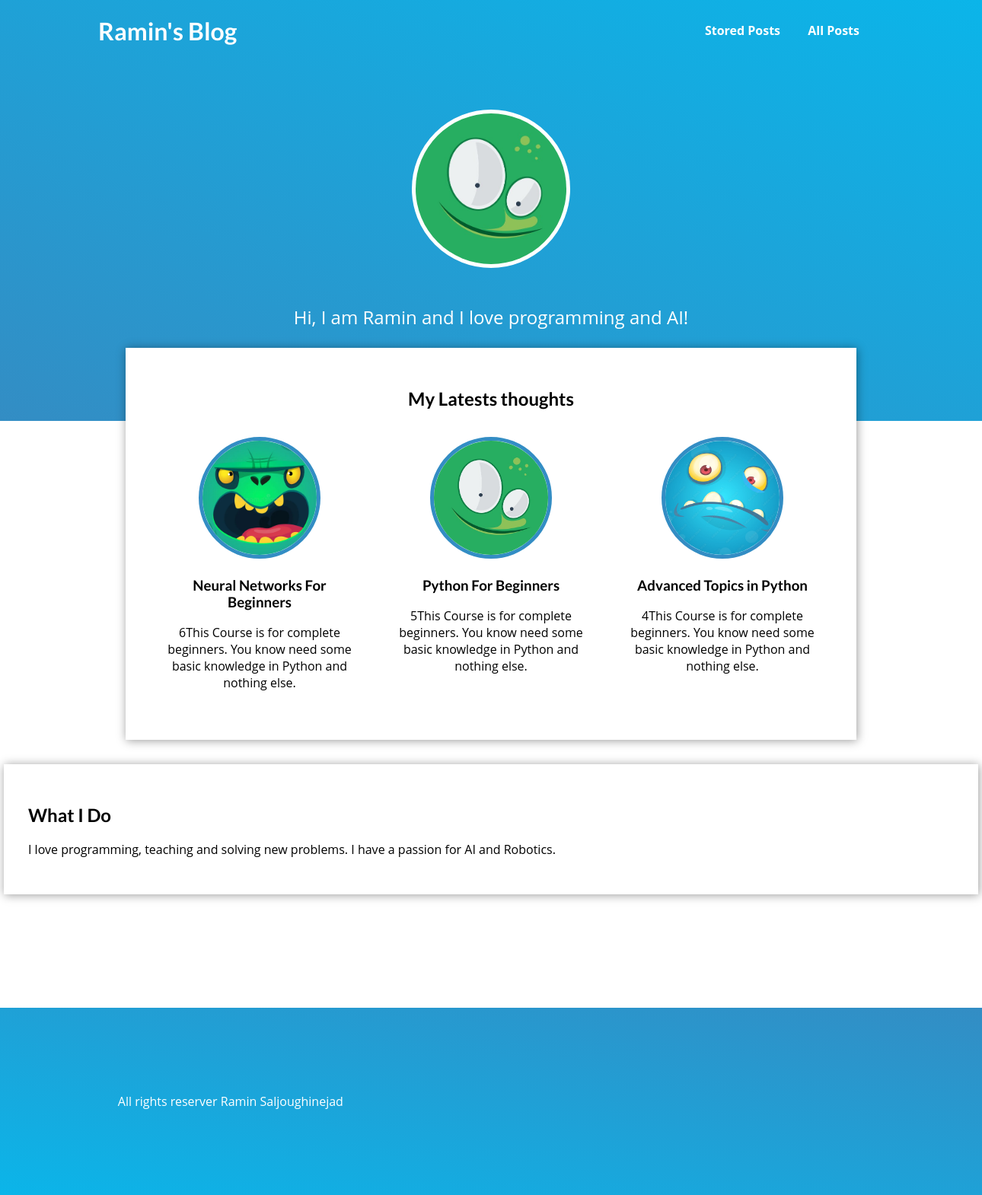
The page / on the database its author committed.
### blog/models.py (models this page shows, shortened)
class Post(models.Model):
    title = models.CharField(max_length=200, null=False)
    slug = models.SlugField(unique=True, db_index=True)
    date = models.DateField(auto_now=True)
    image = models.ImageField(upload_to='posts', null=True)
    excerpt = models.CharField(max_length=300)
    content = models.TextField(validators=[MinLengthValidator(10)])
    author = models.ForeignKey(Author, null=True, on_delete=models.SET_NULL, related_name='posts')
    tags = models.ManyToManyField(Tag)
    class Meta:
        verbose_name_plural = 'All Posts'

### blog/views.py (the view)
# urls.py: path('', views.IndexView.as_view(), name='blog-starting-page'),
class IndexView(ListView):
    model = Post
    template_name = "blog/index.html"
    context_object_name = "posts"
    queryset = Post.objects.all().order_by('-date')[:3]

### blog/templates/blog/index.html (shortened to what this page needs)
{% extends "base.html" %}
{% load static %}
{% block css_files %}
    <link rel="stylesheet" href="{% static "blog/index.css" %}">
{% endblock %}
{% block content %}
<section id="welcome">
    <header>
        <img src="{% static "blog/images/avatar.jpg" %}" alt="Ramin - The Author Of This Blog">
    </header>
    <p>Hi, I am Ramin and I love programming and AI!</p>
</section>
<section id="latest-posts">
    <h2>My Latests thoughts</h2>
    <ul>
        {% for post in posts %}
            {% include "blog/includes/post.html" %}
        {% endfor %}
    </ul>
</section>
<section id='about'>
    <h2>What I Do</h2>
    <p>I love programming, teaching and solving new problems.
        I have a passion for AI and Robotics.</p>
</section>
<section id='footer'>
    <p>All rights reserver Ramin Saljoughinejad</p>
</section>
{% endblock %}

### blog/templates/blog/includes/post.html
{% load static %}
<li>
    <article class='post'>
        <a href="{% url "blog-post-detail" post.slug %}">
            <img src="{{ post.image.url }}" alt="{{ post.title }}">
            <div class="post__content">
                <h3>{{ post.title }}</h3>
                <p>{{ post.excerpt }}</p>
            </div>
        </a>
    </article>
</li>

### blog/static/blog/index.css (style rules this page uses)
#welcome { background: linear-gradient(to right top, #338dc4, #0bb5e9); padding: 6rem 12%; text-align: center; }
#welcome header { display: flex; align-items:flex-start; margin:3rem auto; }
#welcome header img { border-radius: 50%; background-color:white; width: 13rem; height:13rem; object-fit: cover; object-position: top; border: 5px solid white; margin-right: auto; margin-left: auto; }
#welcome p { color:white; font-size:1.5rem; }
#latest-posts { width:60rem; background-color:white; padding:2rem; margin:-6rem auto 2rem auto; box-shadow: 1px 1px 12px rgba(0,0,0,0.4); text-align: center; }
.post a { text-decoration: none; color:black; }
#latest-posts h2 { text-align: center; }
.post img { width:10rem; height:10rem; border-radius: 50%; border:5px solid #338dc4; }
#latest-posts ul { list-style: none; margin:0; padding:0; display: flex; gap:1rem; }
#latest-posts li { flex:1; padding:1rem; border-radius: 12px; }
#about { width:80rem; background-color:white; padding:2rem; margin:auto; box-shadow: 1px 1px 12px rgba(0,0,0,0.4); }
#footer { width:100%; background: linear-gradient(to right top, #0bb5e9, #338dc4); padding: 6rem 12%; text-align: center; bottom:0; display: flex; text-align: center; align-items: center; justify-content: space-between; margin-top:9.3rem; }
#footer p { bottom:0; left:0; color:white; text-align: center; }

### static/base.css (style rules this page uses)
* { box-sizing:border-box; }
html { font-family: 'Open Sans', 'Lato', 'snas-serif'; }
body { margin:0; }
h1,h2,h3 { font-family: 'Lato', sans-serif; font-weight: bold; }

### rows shown on the page
Post: image (picture), title "Neural Networks For Beginners", excerpt "6This Course is for complete beginners. You know need some basic knowledge in Python and nothing else."
Post: image (placeholder picture), title "Python For Beginners", excerpt "5This Course is for complete beginners. You know need some basic knowledge in Python and nothing else."
Post: image (picture), title "Advanced Topics in Python", excerpt "4This Course is for complete beginners. You know need some basic knowledge in Python and nothing else."
